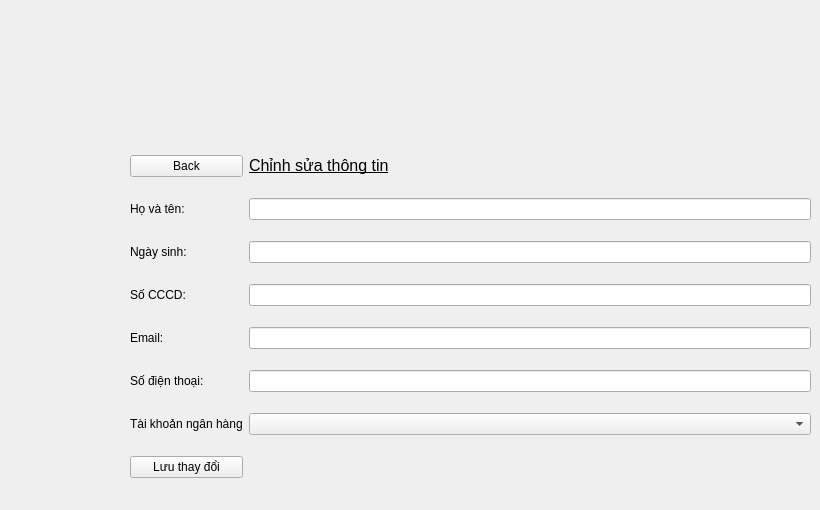
    <widget class="QWidget" name="page_chinhsua">
     <widget class="QWidget" name="gridLayoutWidget_9">
      <property name="geometry">
       <rect>
        <x>130</x>
        <y>140</y>
        <width>681</width>
        <height>361</height>
       </rect>
      </property>
      <layout class="QGridLayout" name="gridLayout_11">
       <item row="2" column="0">
        <widget class="QLabel" name="label_67">
         <property name="text">
          <string>Ngày sinh: </string>
         </property>
        </widget>
       </item>
       <item row="4" column="0">
        <widget class="QLabel" name="label_68">
         <property name="text">
          <string>Email:</string>
         </property>
        </widget>
       </item>
       <item row="6" column="0">
        <widget class="QLabel" name="label_70">
         <property name="text">
          <string>Tài khoản ngân hàng</string>
         </property>
        </widget>
       </item>
       <item row="1" column="2">
        <widget class="QLineEdit" name="lineEdit_cs_ho_va_ten"/>
       </item>
       <item row="5" column="0">
        <widget class="QLabel" name="label_69">
         <property name="text">
          <string>Số điện thoại: </string>
         </property>
        </widget>
       </item>
       <item row="3" column="2">
        <widget class="QLineEdit" name="lineEdit_cs_cccd"/>
       </item>
       <item row="2" column="2">
        <widget class="QLineEdit" name="lineEdit_cs_ngay_sinh"/>
       </item>
       <item row="5" column="2">
        <widget class="QLineEdit" name="lineEdit_cs_sdt"/>
       </item>
       <item row="4" column="2">
        <widget class="QLineEdit" name="lineEdit_cs_email"/>
       </item>
       <item row="1" column="0">
        <widget class="QLabel" name="label_66">
         <property name="text">
          <string>Họ và tên: </string>
         </property>
        </widget>
       </item>
       <item row="3" column="0">
        <widget class="QLabel" name="label_65">
         <property name="text">
          <string>Số CCCD:</string>
         </property>
        </widget>
       </item>
       <item row="0" column="2">
        <widget class="QLabel" name="label_71">
         <property name="text">
          <string>&lt;html&gt;&lt;head/&gt;&lt;body&gt;&lt;p&gt;&lt;span style=&quot; font-size:12pt; text-decoration: underline;&quot;&gt;Chỉnh sửa thông tin&lt;/span&gt;&lt;/p&gt;&lt;/body&gt;&lt;/html&gt;</string>
         </property>
        </widget>
       </item>
       <item row="6" column="2">
        <widget class="QComboBox" name="comboBox_cs_tknh"/>
       </item>
       <item row="7" column="0">
        <widget class="QPushButton" name="pushButton_cs_luu">
         <property name="text">
          <string>Lưu thay đổi</string>
         </property>
        </widget>
       </item>
       <item row="0" column="0">
        <widget class="QPushButton" name="pushButton_cs_back">
         <property name="text">
          <string>Back</string>
         </property>
        </widget>
       </item>
      </layout>
     </widget>
    </widget>
